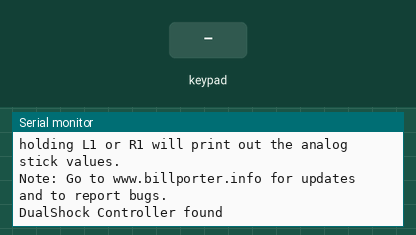
The sketch below on a simulated Arduino Uno, built with avr-gcc and run on an emulated ATmega328P. On the bench: the last lines printed to the serial monitor. The test bench sets the inputs (shaded band).

Above: at 1.5 s.
1.6 s: key 'U' pressed
At 2.7 s:
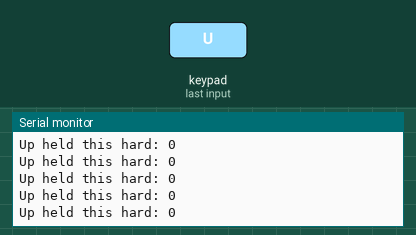
3.1 s: key 'D' pressed
At 4.3 s:
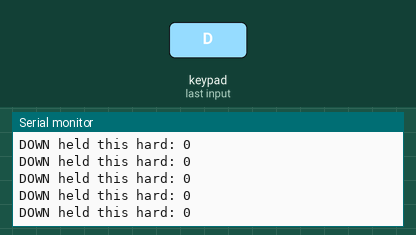
4.6 s: key 'L' pressed
At 5.8 s:
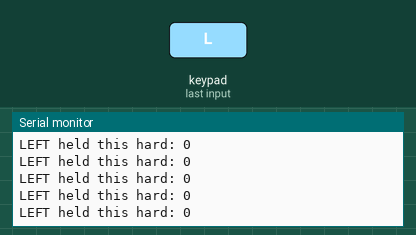
6.1 s: key 'R' pressed
At 7.3 s:
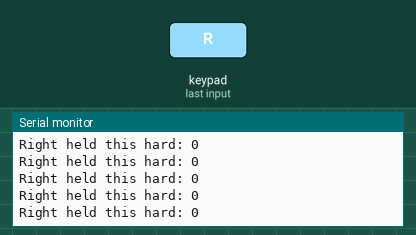
7.6 s: key 'X' pressed
At 9.2 s:
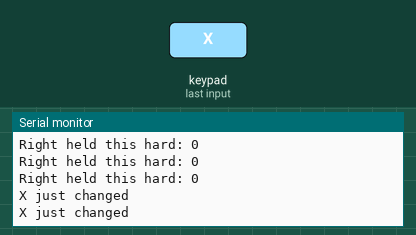
9.5 s: key 'O' pressed
At 10.7 s:
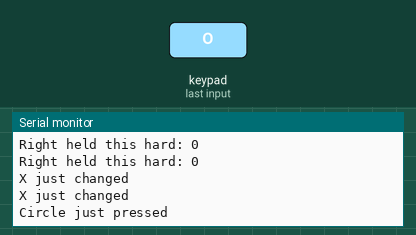

The sketch:

Controle_Sistemas_Embarcados.ino
```cpp
#include <PS2X_lib_Mod.h>


/******************************************************************
 * set pins connected to PS2 controller:
 *   - 1e column: original
 *   - 2e colmun: Stef?
 * replace pin numbers by the ones you use
 ******************************************************************/
#define PS2_DAT        13  //14
#define PS2_CMD        11  //15
#define PS2_SEL        10  //16
#define PS2_CLK        12  //17

/******************************************************************
 * select modes of PS2 controller:
 *   - pressures = analog reading of push-butttons
 *   - rumble    = motor rumbling
 * uncomment 1 of the lines for each mode selection
 ******************************************************************/
//#define pressures   true
#define pressures   false
//#define rumble      true
#define rumble      false

PS2X ps2x; // create PS2 Controller Class

//right now, the library does NOT support hot pluggable controllers, meaning
//you must always either restart your Arduino after you connect the controller,
//or call config_gamepad(pins) again after connecting the controller.

int error = 0;
byte type = 0;
byte vibrate = 0;

void setup(){

  Serial.begin(57600);

  delay(300);  //added delay to give wireless ps2 module some time to startup, before configuring it

  //CHANGES for v1.6 HERE!!! **************PAY ATTENTION*************

  //setup pins and settings: GamePad(clock, command, attention, data, Pressures?, Rumble?) check for error
  error = ps2x.config_gamepad(PS2_CLK, PS2_CMD, PS2_SEL, PS2_DAT, pressures, rumble);

  if(error == 0){
    Serial.print("Found Controller, configured successful ");
    Serial.print("pressures = ");
	if (pressures)
	  Serial.println("true ");
	else
	  Serial.println("false");
	Serial.print("rumble = ");
	if (rumble)
	  Serial.println("true)");
	else
	  Serial.println("false");
    Serial.println("Try out all the buttons, X will vibrate the controller, faster as you press harder;");
    Serial.println("holding L1 or R1 will print out the analog stick values.");
    Serial.println("Note: Go to www.billporter.info for updates and to report bugs.");
  }
  else if(error == 1)
    Serial.println("No controller found, check wiring, see readme.txt to enable debug. visit www.billporter.info for troubleshooting tips");

  else if(error == 2)
    Serial.println("Controller found but not accepting commands. see readme.txt to enable debug. Visit www.billporter.info for troubleshooting tips");

  else if(error == 3)
    Serial.println("Controller refusing to enter Pressures mode, may not support it. ");

//  Serial.print(ps2x.Analog(1), HEX);

  type = ps2x.readType();
  switch(type) {
    case 0:
      Serial.print("Unknown Controller type found ");
      break;
    case 1:
      Serial.print("DualShock Controller found ");
      break;
    case 2:
      Serial.print("GuitarHero Controller found ");
      break;
	case 3:
      Serial.print("Wireless Sony DualShock Controller found ");
      break;
   }
}

void loop() {
  if(error == 1) //veridica se o controle esta conectado
    return;

    ps2x.read_gamepad(false, vibrate); //read controller and set large motor to spin at 'vibrate' speed

    if(ps2x.Button(PSB_START))         //will be TRUE as long as button is pressed
      Serial.println("Start is being held");
    if(ps2x.Button(PSB_SELECT))
      Serial.println("Select is being held");

    if(ps2x.Button(PSB_PAD_UP)) {      //will be TRUE as long as button is pressed
      Serial.print("Up held this hard: ");
      Serial.println(ps2x.Analog(PSAB_PAD_UP), DEC);
    }
    if(ps2x.Button(PSB_PAD_RIGHT)){
      Serial.print("Right held this hard: ");
      Serial.println(ps2x.Analog(PSAB_PAD_RIGHT), DEC);
    }
    if(ps2x.Button(PSB_PAD_LEFT)){
      Serial.print("LEFT held this hard: ");
      Serial.println(ps2x.Analog(PSAB_PAD_LEFT), DEC);
    }
    if(ps2x.Button(PSB_PAD_DOWN)){
      Serial.print("DOWN held this hard: ");
      Serial.println(ps2x.Analog(PSAB_PAD_DOWN), DEC);
    }


    switch(ps2x.getLastButton()){
      case PSB_L3:
        Serial.println("e nois caraio!!");
      break;
    }

    if (ps2x.NewButtonState()) {        //Se algum botao mudou de estado
      if(ps2x.Button(PSB_R3))
        Serial.println("R3 pressed");
      if(ps2x.Button(PSB_L2))
        Serial.println("L2 pressed");
      if(ps2x.Button(PSB_R2))
        Serial.println("R2 pressed");
      if(ps2x.Button(PSB_TRIANGLE))
        Serial.println("Triangle pressed");
    }

    if(ps2x.ButtonPressed(PSB_CIRCLE))               //will be TRUE if button was JUST pressed
      Serial.println("Circle just pressed");
    if(ps2x.NewButtonState(PSB_CROSS))               //will be TRUE if button was JUST pressed OR released
      Serial.println("X just changed");
    if(ps2x.ButtonReleased(PSB_SQUARE))              //will be TRUE if button was JUST released
      Serial.println("Square just released");

    if(ps2x.Button(PSB_L1) || ps2x.Button(PSB_R1)) { //print stick values if either is TRUE
      Serial.print("Stick Values:");
      Serial.print(ps2x.Analog(PSS_LY), DEC); //Left stick, Y axis. Other options: LX, RY, RX
      Serial.print(",");
      Serial.print(ps2x.Analog(PSS_LX), DEC);
      Serial.print(",");
      Serial.print(ps2x.Analog(PSS_RY), DEC);
      Serial.print(",");
      Serial.println(ps2x.Analog(PSS_RX), DEC);
    }
  delay(50);
}
```

Measured:
- after the input at 1.6 s, the serial monitor: prints a new line at once (image 1)
- after the input at 3.1 s, the serial monitor: prints a new line at once (image 2)
- after the input at 4.6 s, the serial monitor: prints a new line at once (image 3)
- after the input at 6.1 s, the serial monitor: prints a new line at once (image 4)
- after the input at 7.6 s, the serial monitor: prints a new line at once (image 5)
- after the input at 9.5 s, the serial monitor: prints a new line at once (image 6)
